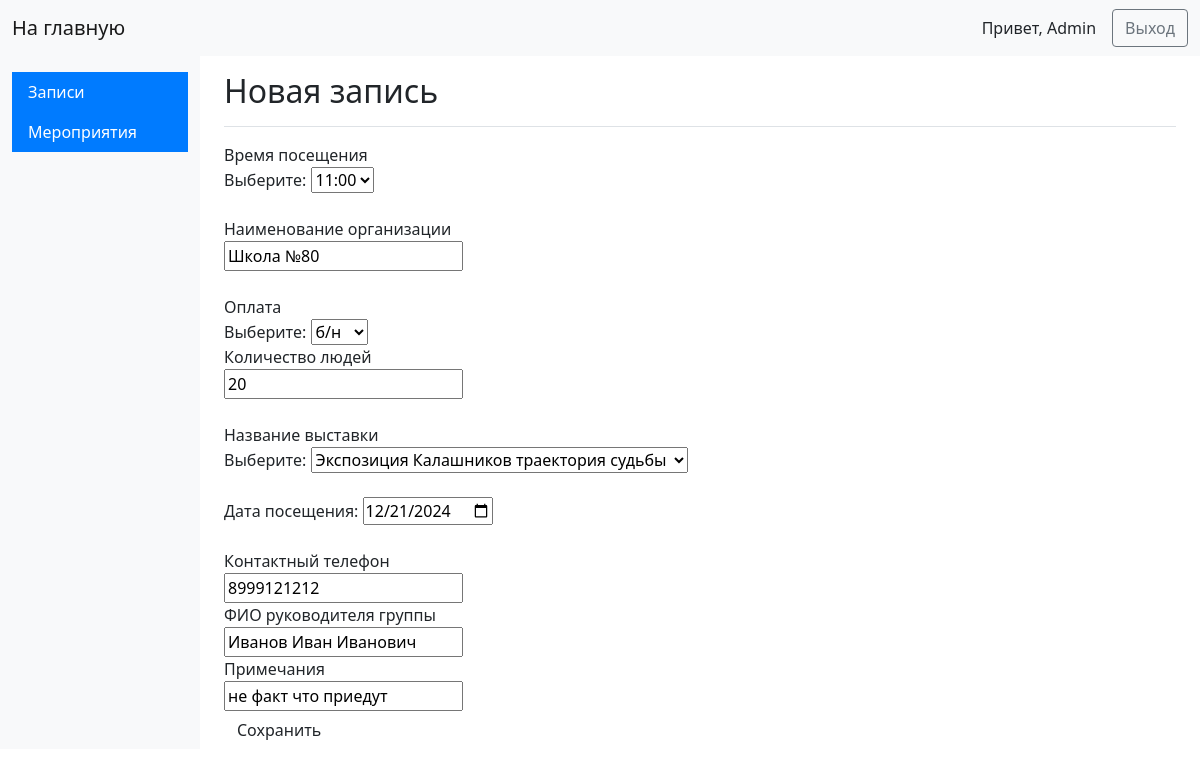
The page /admin/goods/2024-12-21/1 (signed in) on the database its author committed.
### app.py (models this page shows, shortened)
class Goods(db.Model):
    __tablename__ = 'goods'
    goods_id = db.Column(name='goods_id', type_=db.Integer(), primary_key=True)
    time = db.Column(db.String(30), nullable=True)
    phone = db.Column(db.String(), nullable=True)
    size_id = db.Column(db.Integer(), nullable=True)
    category_id = db.Column(db.Integer(), nullable=True)
    date = db.Column(db.Integer(), nullable=True)
    peoples = db.Column(db.Integer(), nullable=True)
    orgname = db.Column(db.String(100), nullable=True)
    fio = db.Column(db.String(), nullable=True)
    autor = db.Column(db.String, nullable=False)
    description = db.Column(db.String(), nullable=True)
    created_on = db.Column(db.DateTime(), default=datetime.utcnow)

### app.py (the view, shortened to what this page needs)
@app.route('/admin/goods/<string:date>/<int:goods_id>', methods = ['GET','POST'])
def edit(goods_id,date):
    if 'username' not in session:
        return redirect('/admin')
    else:
        good = Goods.query.get(goods_id)
        autor = session['username']
        categories = Category.query.order_by(desc(Category.created_on)).all()
        sizes = Size.query.order_by(desc(Size.created_on)).all()
        return render_template('edit.html', categories=categories, sizes=sizes, autor=autor, good=good, times=times)

### app.py (called while the page is built)
@login.user_loader
def load_user(id):
    return db.session.get(Admin, int(id))

### templates/edit.html (shortened to what this page needs)
{% extends 'base_admin.html' %}
{% block content %}
<main class="col-md-9 ms-sm-auto col-lg-10 px-md-4">
	<div class="d-flex justify-content-between flex-wrap flex-md-nowrap align-items-center pt-3 pb-2 mb-3 border-bottom">
		<h1 class="h2">Новая запись</h1>
	</div>
	<form method="post" enctype="multipart/form-data">
		Время посещения<br>
		        <label for="time">Выберите:</label>
          <select id="time" name="time">
              {% for time in times %}
            <option value="{{time}}">{{time}}</option>
              {% endfor %}
          </select><br><br>
		Наименование организации<br>
		<input type="text" name='orgname' value="{{good.orgname}}"><br><br>
		Оплата<br>
		        <label for="size">Выберите:</label>
          <select id="size" name="size_id">
              {% for size in sizes %}
            <option value="{{size.size_id}}">{{size.size_name}}</option>
              {% endfor %}
          </select><br>
		Количество людей<br>
		<input type="text" name='peoples' value="{{good.peoples}}"><br><br>
        Название выставки<br>
		        <label for="category">Выберите:</label>
          <select id="category" name="category_id">
              {% for category in categories %}
            <option value="{{category.category_id}}">{{category.category_name}}</option>
              {% endfor %}
          </select><br><br>
		<label for="date">Дата посещения:</label>
		<input type="date" id="date" name="date" value="{{good.date}}" min="2024-11-28" max="2025-12-31" /><br><br>
        Контактный телефон<br>
		<input type="text" name='phone' value="{{good.phone}}"><br>
		ФИО руководителя группы<br>
		<input type="text" name='fio' value="{{good.fio}}"><br>
		Примечания<br>
		<input type="text" name='description' value="{{good.description}}"><br>
		<input type="submit" class='btn' value="Сохранить">
		<br>
	</form>
</div>
{% endblock %}

### rows shown on the page
Goods: orgname "Школа №80", peoples "20", date "12/21/2024", phone "8999121212", fio "Иванов Иван Иванович", description "не факт что приедут"

### other values the page prints
{{ autor }} "Admin"
form field time "11:00"
form field size_id "б/н"
form field category_id "Экспозиция Калашников траектория судьбы"
